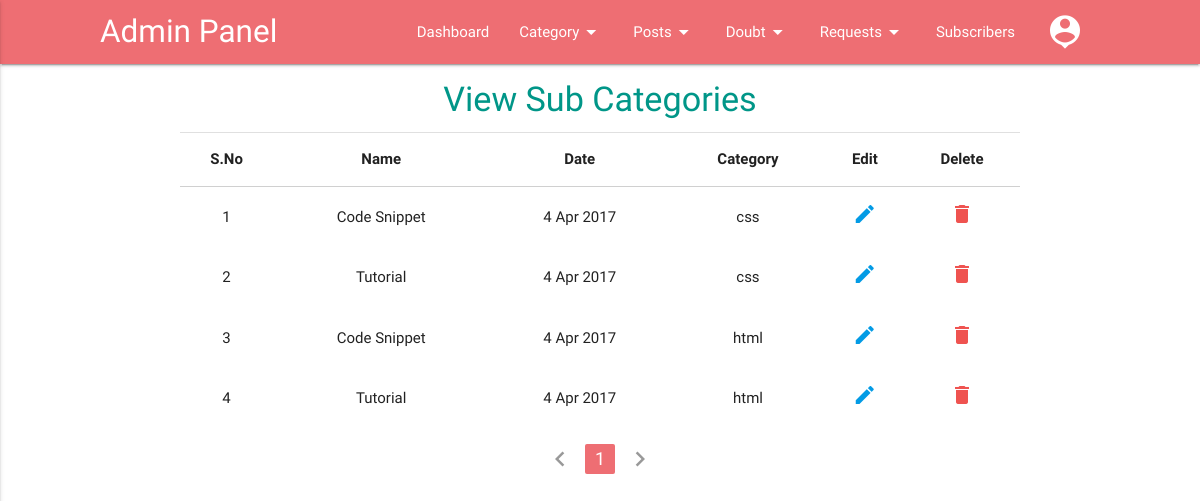
The app's page /admin/view_sub.php (signed in) with its own data.
### tables this page shows
CREATE TABLE `category` (
  `id` int(11) NOT NULL,
  `name` varchar(100) NOT NULL,
  `icon` varchar(100) DEFAULT NULL,
  `sub` int(3) DEFAULT NULL,
  `date_created` timestamp NOT NULL DEFAULT CURRENT_TIMESTAMP
);

### admin/view_sub.php (the view, shortened to what this page needs)
<?php include "inc/header.php"; ?>
<?php
$per_page =5;
if(isset($_GET['page'])){
	$page = $_GET['page'];
}else{
	$page=1;
}
$start = ($page-1)*$per_page;
$pagination_query = mysqli_query($con,"SELECT id FROM category WHERE sub !='0'");
$total = mysqli_num_rows($pagination_query);
$total_pages = ceil($total/$per_page);
?>
<main class="container">
<h4 class="center teal-text darken-4">View Sub Categories</h4><div class="divider"></div>
<table class="highlight centered">
        <thead>
          <tr>
              <th>S.No</th>
              <th>Name</th>
              <th class='hide-on-small-only'>Date</th>
              <th>Category</th>
              <th>Edit</th>
              <th>Delete</th>
          </tr>
        </thead>
        <tbody>
		<?php
		$fetch_sub = mysqli_query($con,"SELECT * FROM category WHERE sub != '0' ORDER BY id DESC LIMIT $start,$per_page");
		$i = ($page*5)-5;
		while($row = mysqli_fetch_array($fetch_sub)){
		$id = $row['id'];
		$name = ucwords($row['name']);
		$date = $row['date_created'];
		$sub = $row['sub'];
		$fetch_cat = mysqli_query($con,"select name from category WHERE id='$sub'");
		$run_cat = mysqli_fetch_array($fetch_cat);
		$category_name = $run_cat['name'];
		$timestamp = strtotime($date);
        $date =  date("j M Y", $timestamp);
	    $i++;
		echo "
            <td>$i</td>
            <td>$name</td>
            <td class='hide-on-small-only'>$date</td>
            <td>$category_name</td>
            <td><a href='edit_sub.php?edit=$id' class=''><i class='material-icons'>mode_edit</i></a></td>
			<td><a onclick='return confirm(\"Are you sure you want to delete the Subcategory?\");' href='view_sub.php?del_id=$id' class='red-text text-lighten-1'><i class='material-icons'>delete</i></a></td>
          </tr>
		";
		}
	  ?>
        </tbody>
      </table>
	 <div id="pagination" class="center">
	  <ul class="pagination">
	 <?php
         if($page < 2){
			 echo "<li class='disabled'><a href='javascript:void(0)'><i class='material-icons'>chevron_left</i></a></li>";
		 }else{
			 $back = $page-1;
			 echo "<li class='waves-effect'><a href='view_sub.php?page=$back'><i class='material-icons'>chevron_left</i></a></li>";
		 }
		 for($i = 1;$i<=$total_pages;$i++){
			 if($i == $page){
				 echo "<li class='active'><a href='javascript:void(0)'>$i</a></li>";
			 }else{
			 echo "<li class='waves-effect'><a href='view_sub.php?page=$i'>$i</a></li>";
			 }
		 }
		   if($page == $total_pages){
			 echo "<li class='disabled'><a href='javascript:void(0)'><i class='material-icons'>chevron_right</i></a></li>";
		 }else{
			 $next = $page+1;
			 echo "<li class='waves-effect'><a href='view_sub.php?page=$next'><i class='material-icons'>chevron_right</i></a></li>";
		 }
    ?>
	</ul>
	</div>
</main>
<?php include "inc/footer.php"; ?>

### records on screen
category: name "Code Snippet", date_created "4 Apr 2017", category.name "css"
category: name "Tutorial", date_created "4 Apr 2017", category.name "css"
category: name "Code Snippet", date_created "4 Apr 2017", category.name "html"
category: name "Tutorial", date_created "4 Apr 2017", category.name "html"
